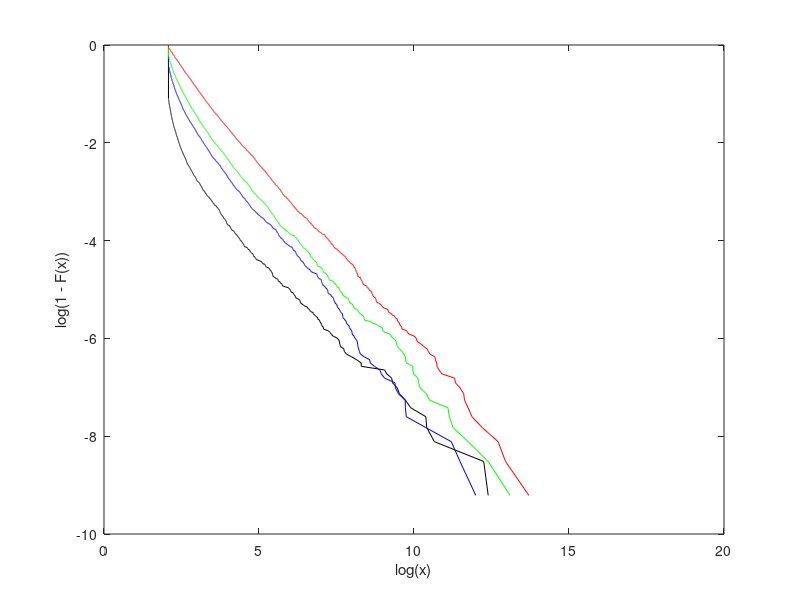

MATLAB code to generate this figure:

clear all
close all
n=10000;
int=1;
alf=0.7;
for j=0.05:0.1:0.35
    del=j;
    for i=1:poissrnd(del^-alf,1);
        X(i,1:n)=(1/del*(1-rand(1,n))).^(-1/alf);
    end
    X(X<1)=1;
    Y(int,1:n)=sum(X);
    int=int+1;
end
colorstring = 'kbgry';
for i=1:4
    [f,b]=ecdf(Y(i,:));

    bp=b(b>0);
    f=(f(b>0));
    plot(log(bp),log(1-f), 'Color', colorstring(i))
    hold on
end
xlabel('log(x)'); ylabel('log(1 - F(x))')